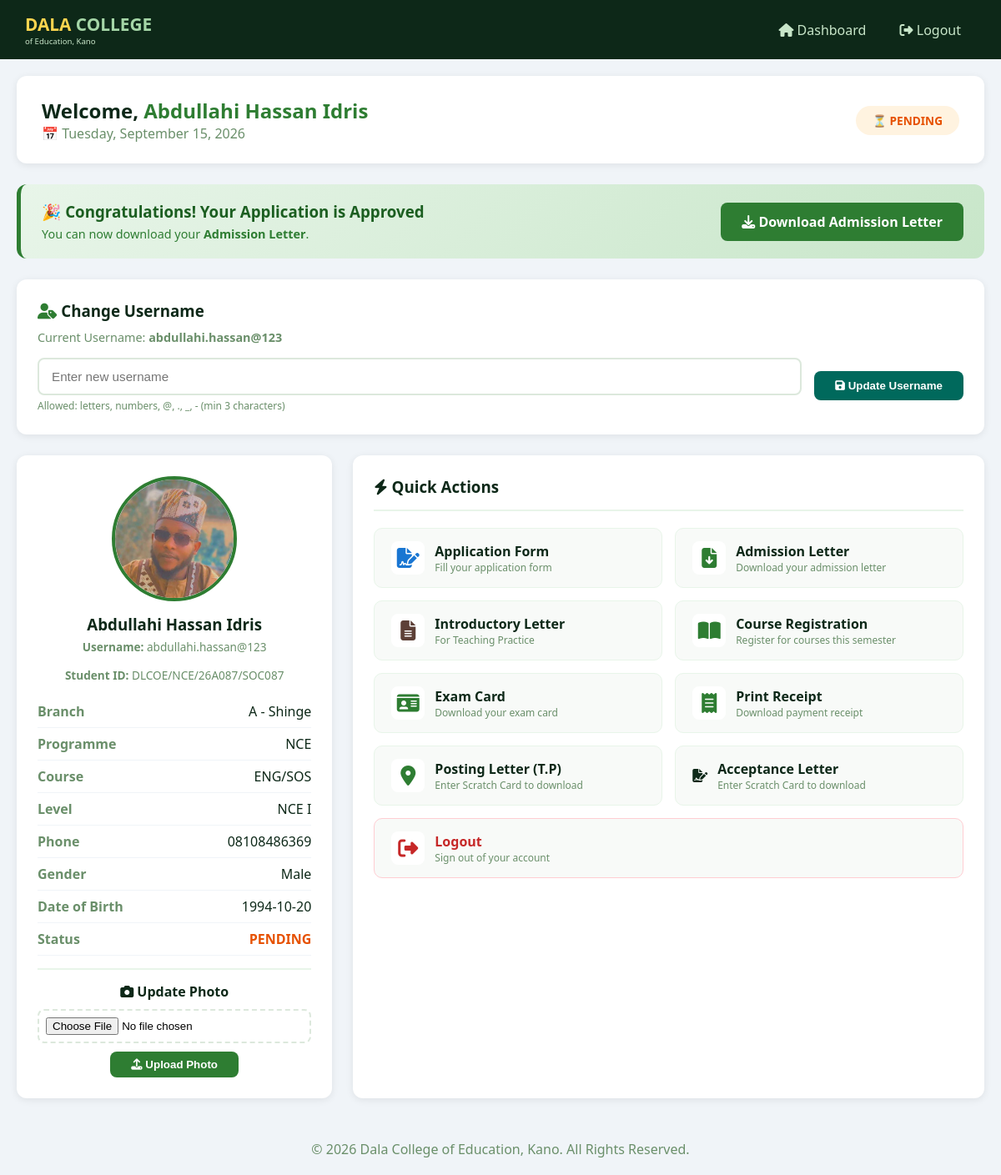
Page /student_dashboard.php (signed in) on the committed database.
### tables this page shows
CREATE TABLE `students` (
  `id` int(11) NOT NULL,
  `reg_no` varchar(50) NOT NULL,
  `student_id` varchar(50) DEFAULT NULL,
  `username` varchar(50) DEFAULT NULL,
  `password` varchar(255) NOT NULL,
  `fullname` varchar(100) NOT NULL,
  `email` varchar(100) DEFAULT NULL,
  `phone` varchar(20) DEFAULT NULL,
  `course` varchar(100) DEFAULT NULL,
  `programme` varchar(50) DEFAULT NULL,
  `level` varchar(20) DEFAULT 'NCE III',
  `department` varchar(100) DEFAULT NULL,
  `gender` enum('Male','Female','Other') DEFAULT NULL,
  `dob` date DEFAULT NULL,
  `address` text DEFAULT NULL,
  `guardian_name` varchar(200) DEFAULT NULL,
  `guardian_phone` varchar(20) DEFAULT NULL,
  `branch_code` varchar(20) DEFAULT NULL,
  `status` enum('active','inactive','graduated','pending') DEFAULT 'pending',
  `photo` varchar(255) DEFAULT NULL,
  `created_at` timestamp NOT NULL DEFAULT current_timestamp(),
  `updated_at` timestamp NOT NULL DEFAULT current_timestamp() ON UPDATE current_timestamp(),
  `combination` varchar(20) DEFAULT NULL,
  `marital_status` varchar(20) DEFAULT 'Single',
  `religion` varchar(50) DEFAULT 'Islam',
  `state_of_origin` varchar(50) DEFAULT 'Kano',
  `nationality` varchar(50) DEFAULT 'Nigerian',
  `place_of_birth` varchar(100) DEFAULT 'Kano',
  `lga` varchar(50) DEFAULT 'Dala',
  `permanent_address` text DEFAULT NULL,
  `exam_type` varchar(50) DEFAULT 'WAEC',
  `sponsorship_type` varchar(50) DEFAULT 'Parent/Guardian',
  `sponsor_name` varchar(100) DEFAULT NULL,
  `sponsor_address` text DEFAULT NULL,
  `subject1` varchar(100) DEFAULT NULL,
  `grade1` varchar(5) DEFAULT NULL,
  `month1` varchar(20) DEFAULT NULL,
  `year1` varchar(10) DEFAULT NULL,
  `centre1` varchar(50) DEFAULT NULL,
  `cand1` varchar(50) DEFAULT NULL,
  `subject2` varchar(100) DEFAULT NULL,
  `grade2` varchar(5) DEFAULT NULL,
  `month2` varchar(20) DEFAULT NULL,
  `year2` varchar(10) DEFAULT NULL,
  `centre2` varchar(50) DEFAULT NULL,
  `cand2` varchar(50) DEFAULT NULL,
  `subject3` varchar(100) DEFAULT NULL,
  `grade3` varchar(5) DEFAULT NULL,
  `month3` varchar(20) DEFAULT NULL,
  `year3` varchar(10) DEFAULT NULL,
  `centre3` varchar(50) DEFAULT NULL,
  `cand3` varchar(50) DEFAULT NULL,
  `subject4` varchar(100) DEFAULT NULL,
  `grade4` varchar(5) DEFAULT NULL,
  `month4` varchar(20) DEFAULT NULL,
  `year4` varchar(10) DEFAULT NULL,
  `centre4` varchar(50) DEFAULT NULL,
  `cand4` varchar(50) DEFAULT NULL,
  `subject5` varchar(100) DEFAULT NULL,
  `grade5` varchar(5) DEFAULT NULL,
  `month5` varchar(20) DEFAULT NULL,
  `year5` varchar(10) DEFAULT NULL,
  `centre5` varchar(50) DEFAULT NULL,
  `cand5` varchar(50) DEFAULT NULL,
  `guardian_address` text DEFAULT NULL
);

### student_dashboard.php (the view, shortened to what this page needs)
<?php
include 'connect.php';
$student_id = $_SESSION['user_id'];
$query = "SELECT * FROM students WHERE id = $student_id";
$result = mysqli_query($conn, $query);
$student = mysqli_fetch_assoc($result);
$is_approved = ($student['status'] == 'active' || $student['status'] == 'approved');
$app_query = "SELECT * FROM applications WHERE email = '{$student['email']}' OR student_id = '{$student['id']}' LIMIT 1";
$app_result = mysqli_query($conn, $app_query);
$application = mysqli_fetch_assoc($app_result);
$can_download_letter = false;
if ($application && ($application['status'] == 'approved' || $is_approved)) {
    $can_download_letter = true;
} elseif ($is_approved) {
    $can_download_letter = true;
}
$branch_names = [
    'SHINGE' => 'A - Shinge',
    'SABUWA' => 'B - Sabuwar Kofa',
    'TUDUN' => 'C - Tudun Yola'
];
$branch_display = isset($branch_names[$student['branch_code']]) ? $branch_names[$student['branch_code']] : $student['branch_code'];
$photo_path = 'uploads/students/';
$current_date = date('l, F j, Y');
?>
<!DOCTYPE html>
<html lang="en">
<head>
    <link rel="stylesheet" href="https://cdnjs.cloudflare.com/ajax/libs/font-awesome/6.4.0/css/all.min.css">
</head>
<body>
    <div class="topbar">
        <div>
            <span class="logo-title">DALA <span>COLLEGE</span></span>
            <span class="logo-sub">of Education, Kano</span>
        </div>
        <nav>
            <a href="student_dashboard.php"><i class="fas fa-home"></i> Dashboard</a>
            <a href="logout.php"><i class="fas fa-sign-out-alt"></i> Logout</a>
        </nav>
    </div>
    <div class="container">
        <div class="welcome-box">
            <div>
                <h2>Welcome, <span><?php echo htmlspecialchars($student['fullname']); ?></span></h2>
                <div class="date">📅 <?php echo $current_date; ?></div>
            </div>
            <div>
                <span class="status-badge <?php echo strtolower($student['status']); ?>">
                    <?php
                    if ($student['status'] == 'active' || $student['status'] == 'approved') {
                        echo '✅ ADMITTED';
                    } elseif ($student['status'] == 'pending') {
                        echo '⏳ PENDING';
                    } else {
                        echo '❌ ' . strtoupper($student['status']);
                    }
                    ?>
                </span>
            </div>
        </div>
        <?php if ($can_download_letter): ?>
            <div class="admission-banner approved">
                <div>
                    <h3>🎉 Congratulations! Your Application is Approved</h3>
                    <p>You can now download your <strong>Admission Letter</strong>.</p>
                </div>
                <a href="admission_letter.php" class="btn-download">
                    <i class="fas fa-download"></i> Download Admission Letter
                </a>
            </div>
        <?php endif; ?>
        <div style="background:white; border-radius:12px; padding:25px; margin-bottom:25px; box-shadow:0 2px 10px rgba(0,0,0,0.08);">
            <h3 style="color:#0d2818; margin-bottom:10px;">
                <i class="fas fa-user-tag" style="color:#2e7d32;"></i> Change Username
            </h3>
            <p style="color:#6a8f6a; font-size:0.9rem; margin-bottom:15px;">
                Current Username: <strong><?php echo htmlspecialchars($student['username'] ?? ''); ?></strong>
            </p>
            <form method="POST" action="">
                <div style="display:flex; gap:15px; flex-wrap:wrap; align-items:center;">
                    <div style="flex:1; min-width:200px;">
                        <input type="text" name="new_username" placeholder="Enter new username"
                               style="width:100%; padding:12px 15px; border:2px solid #dce8dc; border-radius:8px; font-size:0.95rem;"
                               required pattern="[a-zA-Z0-9@._-]+">
                        <small style="color:#6a8f6a; font-size:0.75rem;">Allowed: letters, numbers, @, ., _, - (min 3 characters)</small>
                    </div>
                    <button type="submit" name="change_username" class="btn-teal">
                        <i class="fas fa-save"></i> Update Username
                    </button>
                </div>
            </form>
        </div>
        <div class="dashboard-grid">
            <div class="profile-card">
                <?php if (!empty($student['photo']) && file_exists($photo_path . $student['photo'])): ?>
                    <img src="<?php echo $photo_path . $student['photo']; ?>" alt="Profile Photo" class="avatar">
                <?php else: ?>
                    <div class="avatar-placeholder">
                        <i class="fas fa-user-graduate"></i>
                    </div>
                <?php endif; ?>
                <h3><?php echo htmlspecialchars($student['fullname']); ?></h3>
                <div class="student-id">
                    <strong>Username:</strong> <?php echo htmlspecialchars($student['username']); ?>
                </div>
                <div class="student-id">
                    <strong>Student ID:</strong> <?php echo htmlspecialchars($student['student_id']); ?>
                </div>
                <div class="info-item"><span class="label">Branch</span><span class="value"><?php echo $branch_display; ?></span></div>
                <div class="info-item"><span class="label">Programme</span><span class="value"><?php echo htmlspecialchars($student['programme']); ?></span></div>
                <div class="info-item"><span class="label">Course</span><span class="value"><?php echo htmlspecialchars($student['course']); ?></span></div>
                <div class="info-item"><span class="label">Level</span><span class="value"><?php echo htmlspecialchars($student['level'] ?? 'NCE I'); ?></span></div>
                <div class="info-item"><span class="label">Phone</span><span class="value"><?php echo htmlspecialchars($student['phone']); ?></span></div>
                <div class="info-item"><span class="label">Gender</span><span class="value"><?php echo htmlspecialchars($student['gender'] ?? 'Not provided'); ?></span></div>
                <div class="info-item"><span class="label">Date of Birth</span><span class="value"><?php echo !empty($student['dob']) ? htmlspecialchars($student['dob']) : 'Not provided'; ?></span></div>
                <div class="info-item">
                    <span class="label">Status</span>
                    <span class="value" style="color:<?php echo ($is_approved) ? '#2e7d32' : '#e65100'; ?>; font-weight:700;">
                        <?php echo strtoupper($student['status']); ?>
                    </span>
                </div>
                <div class="upload-form">
                    <form method="POST" action="" enctype="multipart/form-data">
                        <label style="font-weight:600; color:#0d2818;">
                            <i class="fas fa-camera"></i> Update Photo
                        </label>
                        <input type="file" name="photo" accept="image/*" required>
                        <button type="submit" class="btn-upload">
                            <i class="fas fa-upload"></i> Upload Photo
                        </button>
                    </form>
                </div>
            </div>
            <div class="actions-card">
                <h3><i class="fas fa-bolt"></i> Quick Actions</h3>
                <div class="actions-grid">
                    <a href="application_form.php" class="action-btn">
                        <div class="icon" style="color:#1976d2;"><i class="fas fa-file-signature"></i></div>
                        <div>
                            <div class="text">Application Form</div>
                            <div class="sub-text">Fill your application form</div>
                        </div>
                    </a>
                    <?php if ($can_download_letter): ?>
                        <a href="admission_letter.php" class="action-btn">
                            <div class="icon" style="color:#2e7d32;"><i class="fas fa-file-download"></i></div>
                            <div>
                                <div class="text">Admission Letter</div>
                                <div class="sub-text">Download your admission letter</div>
                            </div>
                        </a>
                    <?php endif; ?>
                    <a href="introductory_letter.php" class="action-btn">
                        <div class="icon" style="color:#5d4037;"><i class="fas fa-file-alt"></i></div>
                        <div>
                            <div class="text">Introductory Letter</div>
                            <div class="sub-text">For Teaching Practice</div>
                        </div>
                    </a>
                    <a href="course_registration.php" class="action-btn">
                        <div class="icon"><i class="fas fa-book-open"></i></div>
                        <div>
                            <div class="text">Course Registration</div>
                            <div class="sub-text">Register for courses this semester</div>
                        </div>
                    </a>
                    <a href="exam_card.php" class="action-btn">
                        <div class="icon"><i class="fas fa-id-card"></i></div>
                        <div>
                            <div class="text">Exam Card</div>
                            <div class="sub-text">Download your exam card</div>
                        </div>
                    </a>
                    <a href="print_receipt.php" class="action-btn">
                        <div class="icon"><i class="fas fa-receipt"></i></div>
                        <div>
                            <div class="text">Print Receipt</div>
                            <div class="sub-text">Download payment receipt</div>
                        </div>
                    </a>
<a href="verify_card.php?type=posting_letter" class="action-btn">
    <div class="icon"><i class="fas fa-map-marker-alt"></i></div>
    <div>
        <div class="text">Posting Letter (T.P)</div>
        <div class="sub-text">Enter Scratch Card to download</div>
    </div>
</a>
<a href="verify_card.php?type=acceptance_letter" class="action-btn">
    <i class="fas fa-file-signature"></i>
    <div>
        <div class="text">Acceptance Letter</div>
        <div class="sub-text">Enter Scratch Card to download</div>
    </div>
</a>
                    <a href="logout.php" class="action-btn full-width" style="border-color:#ffcdd2;">
                        <div class="icon" style="color:#c62828;"><i class="fas fa-sign-out-alt"></i></div>
                        <div>
                            <div class="text" style="color:#c62828;">Logout</div>
                            <div class="sub-text">Sign out of your account</div>
                        </div>
                    </a>
                </div>
            </div>
        </div>
    </div>
    <footer>
        <p>© <?php echo date('Y'); ?> Dala College of Education, Kano. All Rights Reserved.</p>
    </footer>
</body>
</html>

### rows in the picture
students: fullname "Abdullahi Hassan Idris", username "abdullahi.hassan@123", photo (picture), student "DLCOE/NCE/26A087/SOC087", branch_code "A - Shinge", programme "NCE", course "ENG/SOS", level "NCE I", phone "08108486369", gender "Male", dob "1994-10-20", status "PENDING"
